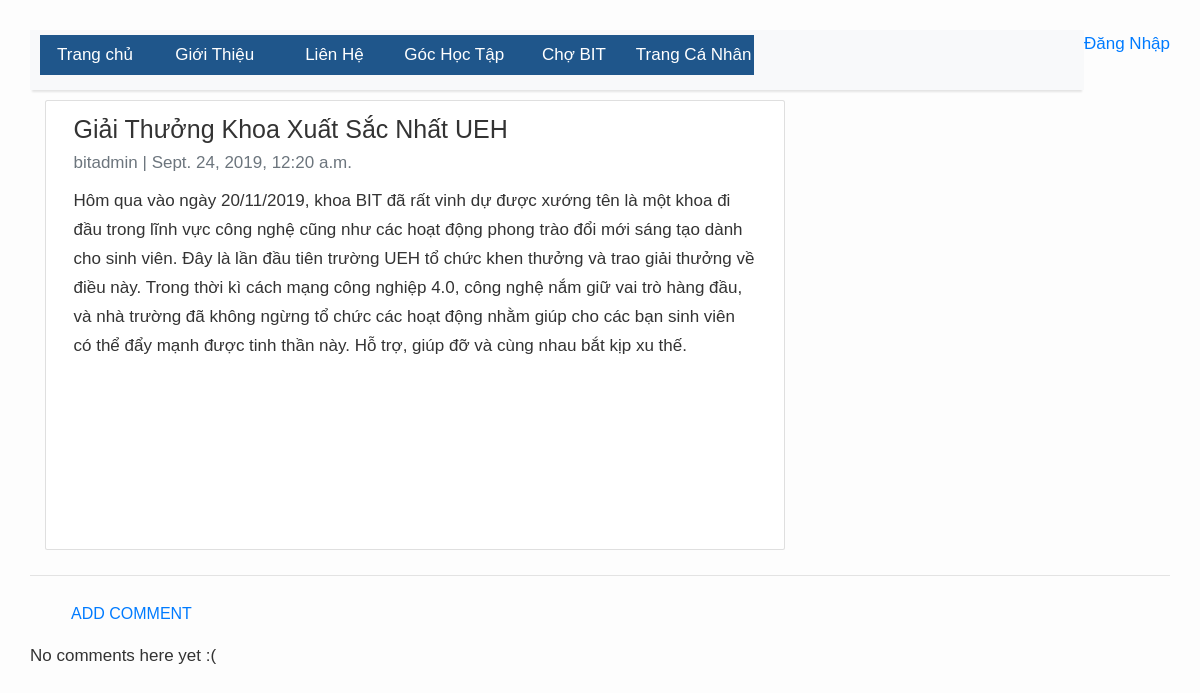
Page /gii-thng-khoa-xut-sc-nht-ueh/ on the committed database.
### home/models.py (models this page shows, shortened)
class Post(models.Model):
    title = models.CharField(max_length=200, unique=True)
    slug = models.SlugField(max_length=200, unique=True)
    author = models.ForeignKey(User, on_delete= models.CASCADE,related_name='blog_posts')
    updated_on = models.DateTimeField(auto_now= True)
    content = models.TextField()
    created_on = models.DateTimeField(auto_now_add=True)
    status = models.IntegerField(choices=STATUS, default=0)
    class Meta:
        ordering = ['-created_on']

### home/views.py (the view)
# urls.py: path('<slug:slug>/', views.PostDetail.as_view(), name='post_detail'),
class PostDetail(generic.DetailView):
    model = Post
    template_name = 'post_detail.html'

### home/templates/post_detail.html (shortened to what this page needs)
{% extends 'base.html' %} {% block content %}
<div class="container">
  <div class="row">
    <div class="col-md-8 card mb-4  mt-3 left  top">
      <div class="card-body">
        <h1>{% block title %} {{ object.title }} {% endblock title %}</h1>
        <p class=" text-muted">{{ post.author }} | {{ post.created_on }}</p>
        <p class="card-text ">{{ object.content | safe }}</p>
      </div>
    </div>
  </div>
</div>
<hr>
<a class="btn btn-default" href="{% url 'add_comment_to_post' pk=post.pk %}">Add comment</a>
{% for comment in post.comments.all %}
    <div class="comment">
        <div class="date">{{ comment.created_date }}</div>
        <strong>{{ comment.author }}</strong>
        <p>{{ comment.text|linebreaks }}</p>
    </div>
{% empty %}
    <p>No comments here yet :(</p>
{% endfor %}
{% endblock content %}

### home/static/css/style.css (style rules this page uses)
*, *::before, *::after { margin: 0; padding: 0; box-sizing: inherit; }
html { font-size: 62.5%; }
body { padding: 3rem; box-sizing: border-box; }
body { font-family: "Lato", sans-serif; font-weight: 400; font-size: 1.6rem; line-height: 1.7; color: #777777; }
.btn:link, .btn:visited { text-transform: uppercase; text-decoration: none; padding: 1.5rem 4rem; display: inline-block; border-radius: 10rem; font-size: 1.6rem; position: relative; transition: all .2s; }
.btn::after { content: ""; display: inline-block; height: 100%; width: 100%; position: absolute; top: 0; left: 0; z-index: -1; border-radius: 10rem; transition: all .4s; }
.card { perspective: 150rem; position: relative; height: 45rem; }
.row { max-width: 114rem; margin: 0 auto; }
.row::after { content: ""; display: table; clear: both; }
.row [class^="col-"] { float: left; }

### home/templates/base.html (style rules this page uses)
body { font-family: "Roboto", sans-serif; font-size: 17px; background-color: #fdfdfd; }
* { margin: 0; padding: 0; }
body { font-family: sans-serif; color: #333; }

### rows in the picture
Post: title "Giải Thưởng Khoa Xuất Sắc Nhất UEH", author "bitadmin", created_on "Sept. 24, 2019, 12:20 a.m.", content "Hôm qua vào ngày 20/11/2019, khoa BIT đã rất vinh dự được xướng tên là một khoa đi đầu trong lĩnh vực công nghệ cũng như các hoạt động phong trào đổi mới sáng tạo dành cho sinh viên. Đây là lần đầu tiên trường UEH tổ chức khen thưởng và trao giải thưởng về điều này. Trong thời kì cách mạng công nghiệp 4.0, công nghệ nắm giữ vai trò hàng đầu, và nhà trường đã không ngừng tổ chức các hoạt động nhằm giúp cho các bạn sinh viên có thể đẩy mạnh được tinh thần này. Hỗ trợ, giúp đỡ và cùng nhau bắt kịp xu thế."
